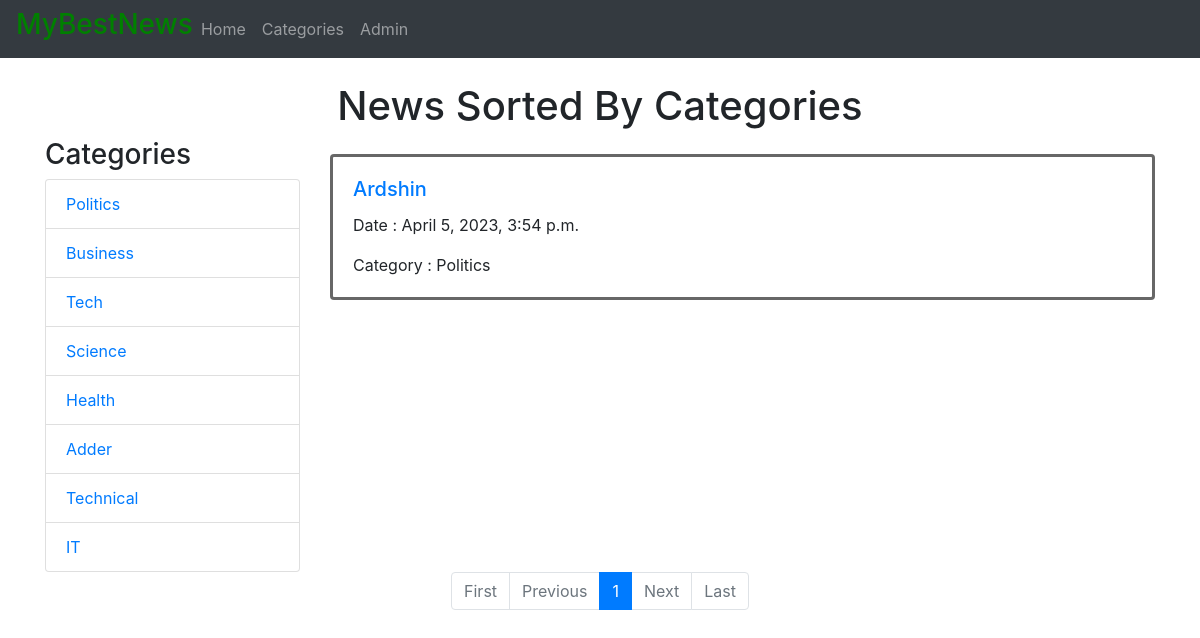
Page /category/politics/ on the committed database.
### news/models.py (models this page shows, shortened)
class Category(models.Model):
    name = models.CharField(max_length=255)
    slug = models.SlugField(max_length=255, unique=True)
    def __str__(self):
        return self.name
    class Meta:
        verbose_name_plural = "Categories"

class News(models.Model):
    title = models.CharField(max_length=255)
    content = models.TextField()
    created_date = models.DateTimeField(default=timezone.now)
    category = models.ManyToManyField(Category, related_name='news')
    main_category = models.ForeignKey(Category, related_name='main_news', on_delete=models.SET_NULL, null=True, blank=True)

### news/views.py (the view)
# urls.py: path('category/', views.category, name='category'),
def category(request, slug=None):
    if slug:
        category = get_object_or_404(Category, slug=slug)
        news_list = category.news.order_by('-created_date')
    else:
        news_list = News.objects.none()
    categories = Category.objects.all()
    paginator = Paginator(news_list, 10)
    page = request.GET.get('page')
    try:
        news = paginator.page(page)
    except PageNotAnInteger:
        news = paginator.page(1)
    except EmptyPage:
        news = paginator.page(paginator.num_pages)
    return render(request, 'news/category.html', {'news': news, 'categories': categories})

### news/templates/news/category.html
{% extends 'news/base.html' %}
{% block content %}
    <h1 class="main" style="text-align:center">News Sorted By Categories</h1>
    <div class="row">
        <div class="col-md-3">
            <h3>Categories</h3>
            <div class="list-group">
                {% for cat in categories %}
                    <a href="{% url 'category' slug=cat.slug %}" class="list-group-item{% if cat.slug == category.slug %} active{% endif %}">
                        {{ cat.name }}
                    </a>
                {% endfor %}
            </div>
        </div>
        <div class="col-md-9">
            {% for n in news %}
            <div class="card my-3" style="border: 3px solid #333333bd">
              <div class="card-body">
                <h5 class="card-title"><a href="{% url 'news_detail' pk=n.pk %}">{{ n.title }}</a></h5>
                <p class="card-text">Date : {{ n.created_date }}</p>
                <p class="card-text">Category : {{ n.main_category }}</p>
              </div>
            </div>
            {% endfor %}
        </div>
    </div>
       <nav class="d-flex justify-content-center" aria-label="Page navigation">
          <ul class="pagination">
            {% if news.has_previous %}
              <li class="page-item"><a class="page-link" href="?page=1">First</a></li>
              <li class="page-item"><a class="page-link" href="?page={{ news.previous_page_number }}">Previous</a></li>
            {% else %}
              <li class="page-item disabled"><a class="page-link" href="#">First</a></li>
              <li class="page-item disabled"><a class="page-link" href="#">Previous</a></li>
            {% endif %}
            {% for i in news.paginator.page_range %}
              {% if news.number == i %}
                <li class="page-item active"><a class="page-link" href="#">{{ i }} <span class="sr-only">(current)</span></a></li>
              {% else %}
                <li class="page-item"><a class="page-link" href="?page={{ i }}">{{ i }}</a></li>
              {% endif %}
            {% endfor %}
            {% if news.has_next %}
              <li class="page-item"><a class="page-link" href="?page={{ news.next_page_number }}">Next</a></li>
              <li class="page-item"><a class="page-link" href="?page={{ news.paginator.num_pages }}">Last</a></li>
            {% else %}
              <li class="page-item disabled"><a class="page-link" href="#">Next</a></li>
              <li class="page-item disabled"><a class="page-link" href="#">Last</a></li>
            {% endif %}
          </ul>
        </nav>
   </div>
{% endblock %}

### rows in the picture
Category: name "Politics"
Category: name "Business"
Category: name "Tech"
Category: name "Science"
Category: name "Health"
Category: name "Adder"
Category: name "Technical"
Category: name "IT"
News: title "Ardshin", created_date "April 5, 2023, 3:54 p.m.", main_category "Politics"

### other values in the picture
{{ i }} "1"
